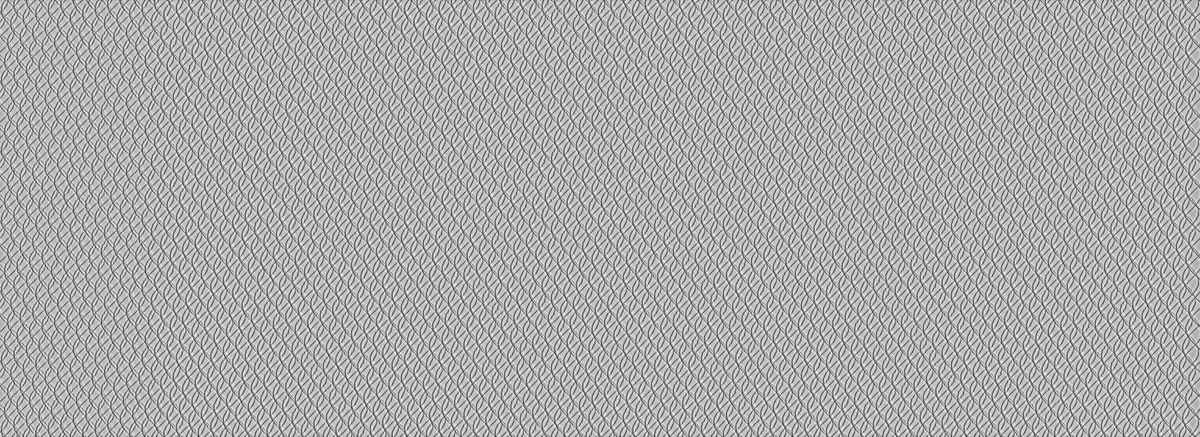
Frame 1 (no input)
Frame 60 (the mouse pressed at the canvas centre just before this capture): identical to frame 1, image omitted
Frame 120 (the mouse held since frame 60 and released just before this capture): identical to frame 1, image omitted

The Processing sketch that drew this single still picture (run headless with seeded random() and noise(); from frame 60 on, the mouse is pressed at the canvas centre):

// Processing sketch: Math_3_Parametric_Sines_5
// ── Math_3_Parametric_Sines_5.pde
float x1,x2;
float scaleVal = 18.0;
float angleInc = PI/28.0;
float angle = 0.0;
int x;

void setup(){
  size(1920, 700);
  smooth();
  background(175);
  x1 = 0;
  x2 = 0;
  translate(x1, x2);
  strokeWeight(2);
  fill(255,20);
  for(int offset = -10; offset <= width; offset +=5){
    for(int y = 0; y <= height; y += 2){
      float x = offset + (sin(angle)*scaleVal);
      noStroke();
      ellipse(x,y, 10,10);
      stroke(0);
      point(x,y);
      angle += angleInc;
    }
  }
  angle += PI;
}

void draw(){
  
}
